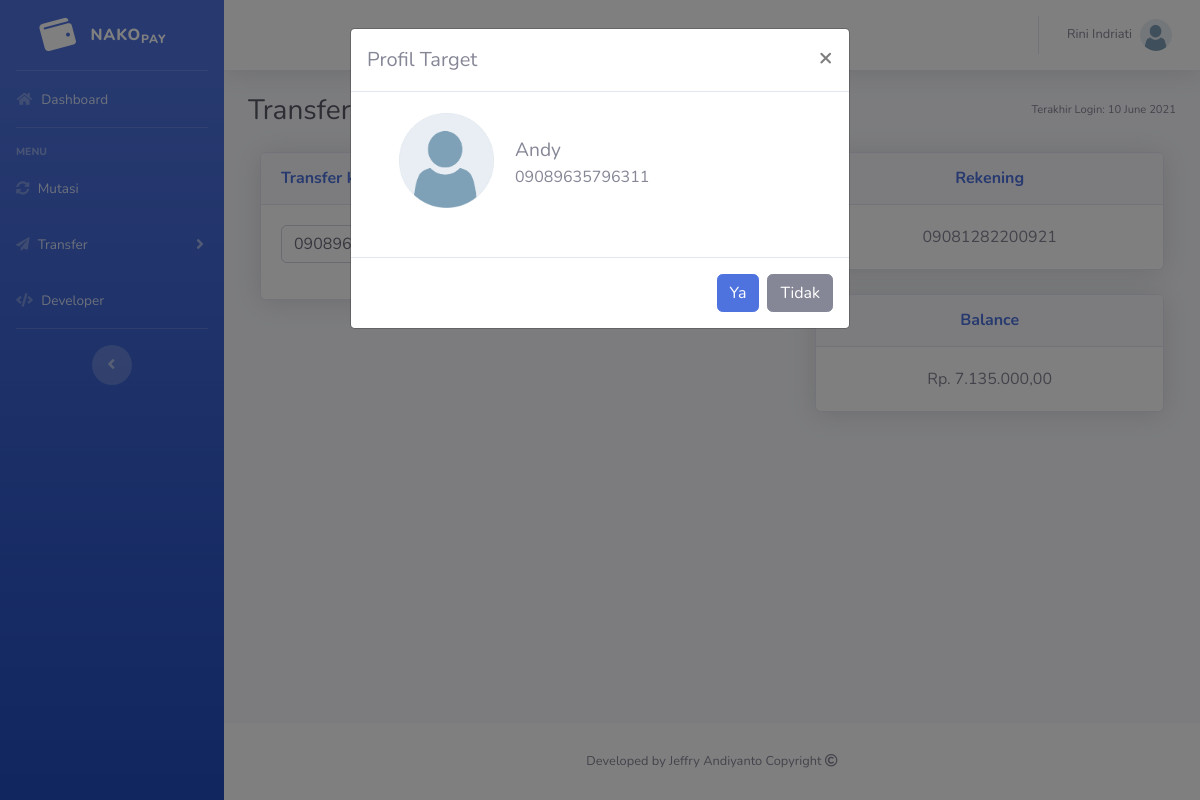
/nakopay/transfer-kerekening.php?target=09089635796311 (signed in), run on the app's committed database.
### tables this page shows
CREATE TABLE `user` (
  `id_user` varchar(15) NOT NULL,
  `nama` text NOT NULL,
  `pin` varchar(6) NOT NULL,
  `no_hp` varchar(13) NOT NULL,
  `alamat` text NOT NULL,
  `email` text NOT NULL,
  `tgl_Lahir` date NOT NULL,
  `profile_img` varchar(15) NOT NULL DEFAULT 'default.png',
  `saldo` int(8) NOT NULL DEFAULT 10000000,
  `lastLogin` date NOT NULL DEFAULT current_timestamp(),
  `status` enum('user','bisnis') NOT NULL DEFAULT 'user'
);

### nakopay/transfer-kerekening.php (the view, shortened to what this page needs)
<?php
  include("koneksi.php");
?>
<!DOCTYPE html>
<html lang="en">
<head>
    <link href="vendor/fontawesome-free/css/all.min.css" rel="stylesheet" type="text/css">
    <link href="css/sb-admin-2.min.css" rel="stylesheet">
</head>
<body id="page-top">
    <div id="wrapper">
        <?php include("sidebar.php"); ?>
            <div id="content-wrapper" class="d-flex flex-column">
                <div id="content">
                    <nav class="navbar navbar-expand navbar-light bg-white topbar mb-4 static-top shadow">
                        <?php include("topBar.php"); ?>
                    </nav>
                    <div class="container-fluid">
						<?php
						if (isset($_SESSION['id_user'])) {
							$id = $_SESSION['id_user'];
							$sql = mysqli_query($db, "SELECT * FROM user WHERE id_user = $id");
							while ($user = mysqli_fetch_array($sql)) {
						?>
                        <div class="d-sm-flex align-items-center justify-content-between mb-4">
							<h1 class="h3 mb-0 text-gray-800">Transfer</h1>
							<span class="d-none d-sm-inline-block text-xs">Terakhir Login: <?php echo date("d F Y", strtotime($user['lastLogin'])); ?></span>
						</div>
						<div class="row">
							<div class="col-xs-12 col-sm-12 col-md-7 col-lg-7">
								<div class="col-xs-12 col-sm-12 col-md-12 col-lg-12">
									<div class="card shadow mb-4">
										<div class="card-header py-3">
											<h6 class="m-0 font-weight-bold text-primary">Transfer ke Rekening</h6>
										</div>
										<div class="card-body">
											<form action="" method="post">
												<div class="form-group d-sm-flex align-items-center">
													<button type="button" id="cari" class="btn btn-info btn-icon-split btn-sm" onclick="location.href='?target=' + document.getElementById('targetId').value">
														<span class="icon text-white-50">
														</span>
														<span class="text">Cari</span>
													</button>
												</div>
											</form>
										</div>
									</div>
								</div>
							</div>
							<div class="col-xs-12 col-sm-12 col-md-5 col-lg-5">
								<div class="col-xs-12 col-sm-12 col-md-12 col-lg-12">
									<div class="card shadow mb-4">
										<div class="card-header py-3" align="center">
											<h6 class="m-0 font-weight-bold text-primary">Rekening</h6>
										</div>
										<div class="card-body">
											<center>
												<?php echo $user['id_user']; ?>
											</center>
										</div>
									</div>
								</div>
								<div class="col-xs-12 col-sm-12 col-md-12 col-lg-12">
									<div class="card shadow mb-4">
										<div class="card-header py-3" align="center">
											<h6 class="m-0 font-weight-bold text-primary">Balance</h6>
										</div>
										<div class="card-body">
											<center>
												Rp. <?php echo number_format($user['saldo'], 2,",","."); ?>
											</center>
										</div>
									</div>
								</div>
							</div>
						</div>
						<?php
							}
						}
						?>
					</div>
				</div>
				<?php
				if (isset($_GET['target'])) {
					$target = $_GET['target'];
					$cekUser = mysqli_query($db, "SELECT * FROM user WHERE id_user = '$target' AND NOT id_user = '$id'");
					if(mysqli_num_rows($cekUser) > 0) {
						while($target = mysqli_fetch_array($cekUser)) {
				?>
						<div class="modal fade" id="targetUser" tabindex="-1" role="dialog" aria-labelledby="exampleModalLabel" aria-hidden="true">
							<div class="modal-dialog" role="document">
								<div class="modal-content">
									<div class="modal-header">
										<h5 class="modal-title" id="exampleModalLabel">Profil Target</h5>
										<button class="close" type="button" data-dismiss="modal" aria-label="Close">
											<span aria-hidden="true">×</span>
										</button>
									</div>
									<div class="modal-body">
										<div class="table-responsive">
											<div class="col-sm-12">
												<table width="100%">
													<tr>
														<td width="135px" align="center">
															<img src="profile/<?php echo $target['profile_img']; ?>" width="95px" height="95px" class="img-fluid px-6 px-sm-7 mt-1 mb-2" />
														</td>
														<td valign="middle">
															<big><?php echo $target['nama']; ?></big>
															<br/>
															<?php echo $target['id_user'];?><br/>
														</td>
													</tr>
												</table>
												<br/>
											</div>
										</div>
									</div>
									<div class="modal-footer">
										<form action="transfer-kerekening.php" method="post">
											<input type="submit" class="btn btn-primary" name="pilihan" value="Ya"/>
										</form>
										<button class="btn btn-secondary" type="button" data-dismiss="modal">Tidak</button>
									</div>
								</div>
							</div>
						</div>
				<?php
						}
					}
				}
				?>
				<?php
	              include("footer-nakopay.php");
	            ?>
			</div>
	</div>
</body>
</html>

### nakopay/topBar.php (shortened to what this page needs)
       <ul class="navbar-nav ml-auto">
         <li class="nav-item dropdown no-arrow">
<?php
if (isset($_SESSION['id_user'])) {
	$id = $_SESSION['id_user'];
	$userSql = mysqli_query($db, "SELECT * FROM user WHERE id_user = '$id'");
	if ($userSql) {
		while($profile = mysqli_fetch_array($userSql)) {
?>
           <a class="nav-link dropdown-toggle" href="#" id="userDropdown" role="button" data-toggle="dropdown" aria-haspopup="true" aria-expanded="false">
	<span class="mr-2 d-none d-lg-inline text-gray-600 small"><?php echo $profile['nama']; ?></span>
             <img class="img-profile rounded-circle" src="profile/<?php echo $profile['profile_img']; ?>">
           </a>
         </li>
<?php
		}
	}
}
?>
       </ul>

### data on the page
user: nama "Rini Indriati", profile_img (placeholder picture), lastLogin "10 June 2021", id_user "09081282200921", saldo "7.135.000,00"
user: profile_img (placeholder picture), nama "Andy", id_user "09089635796311"
